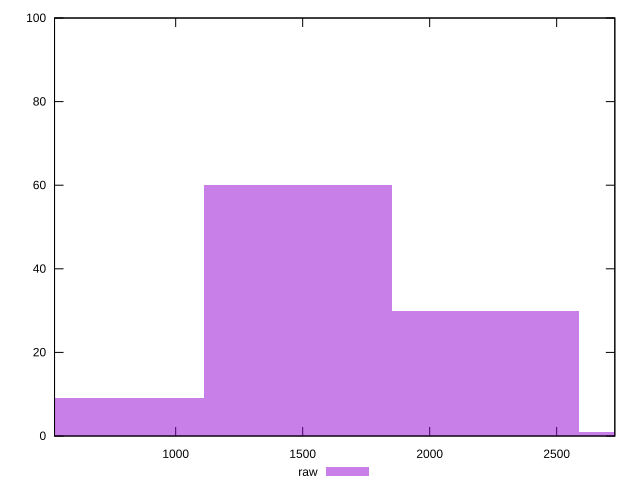

The gnuplot source for this figure:
reset

$raw <<EOF
739.9598832186933 9
1479.9197664373867 60
2219.87964965608 30
2959.8395328747733 1
EOF

set key outside below
set boxwidth 739.9598832186933
set xrange [523:2729]
set yrange [0:100]
set trange [0:100]
set style fill transparent solid 0.5 noborder
set terminal svg size 640, 490 enhanced background rgb 'white'
set output "reports/report_00028_2021-02-24T12-49-42.674Z/render-blocking-resources/samples/astro/raw/histogram.svg"

plot $raw title "raw" with boxes

reset
